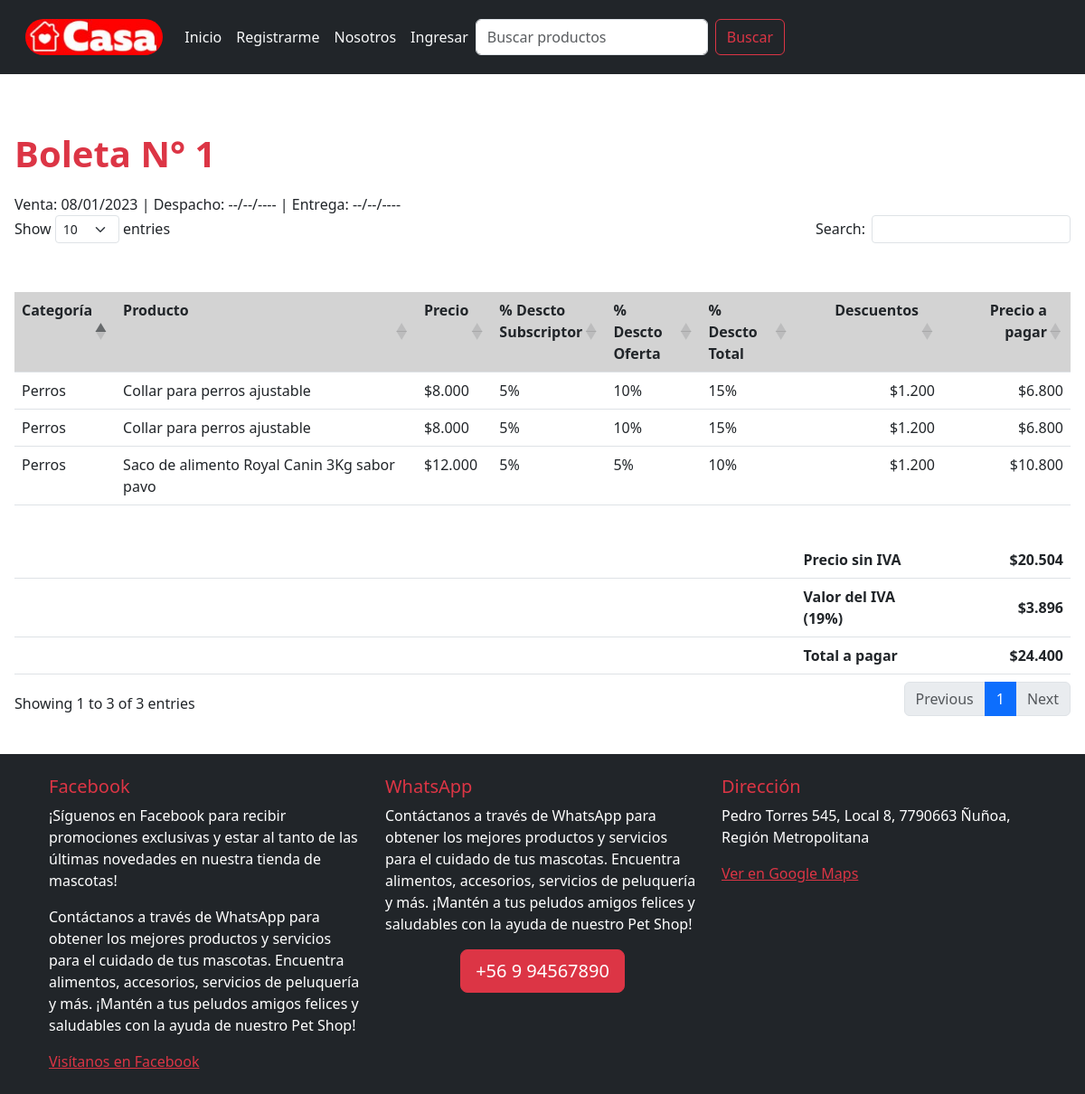
/boleta/1, run on an earlier commit of the app's database.
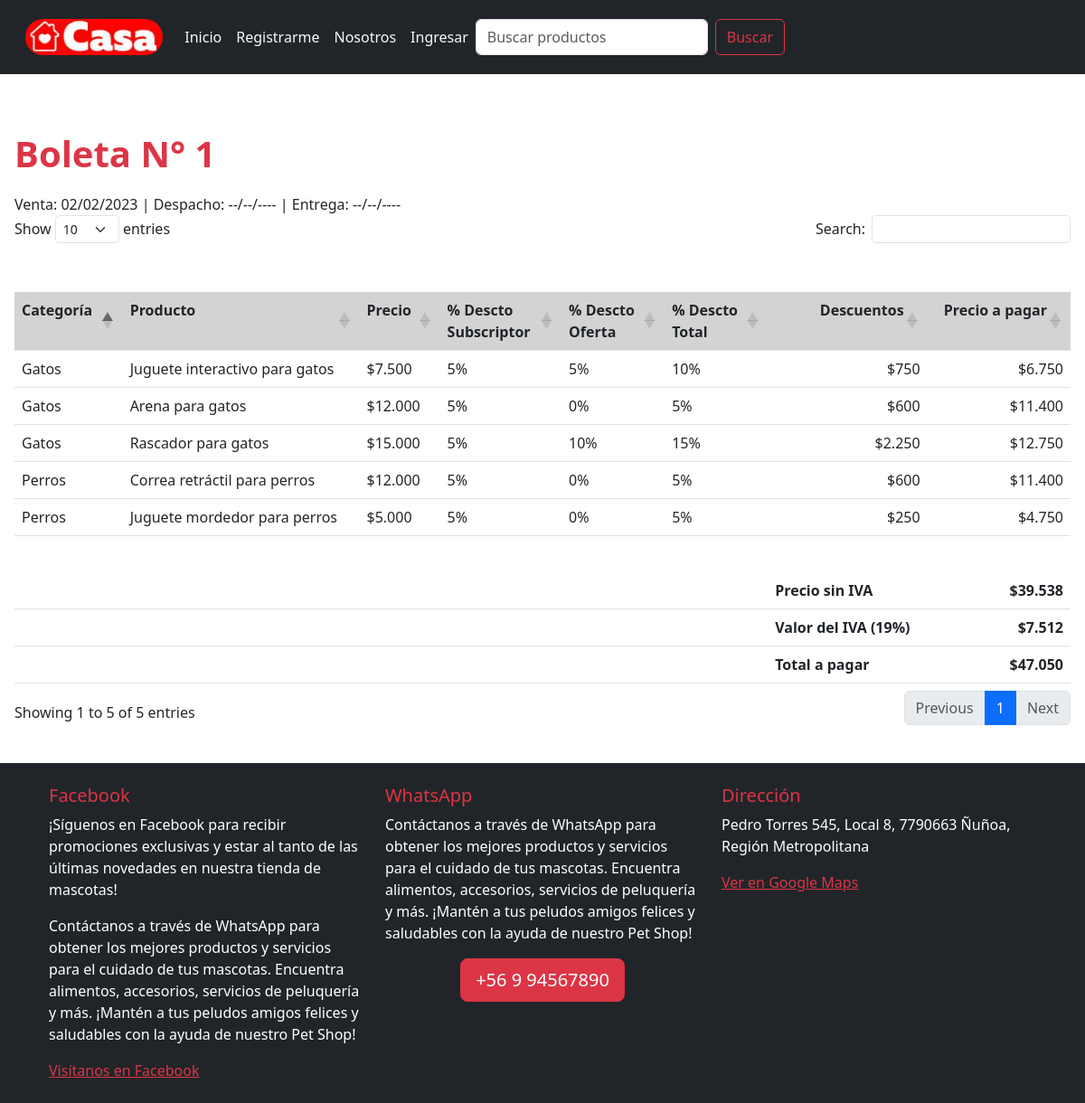
And on a later commit of the database.
### core/models.py (models this page shows, shortened)
class Boleta(models.Model):
    ESTADO_CHOICES = [
        ('Anulado', 'Anulado'),
        ('Vendido', 'Vendido'),
        ('Despachado', 'Despachado'),
        ('Entregado', 'Entregado'),
    ]
    nro_boleta = models.IntegerField(primary_key=True, blank=False, null=False, verbose_name='Nro boleta')
    cliente = models.ForeignKey(Perfil, on_delete=models.DO_NOTHING)
    monto_sin_iva = models.IntegerField(blank=False, null=False, verbose_name='Monto sin IVA')
    iva = models.IntegerField(blank=False, null=False, verbose_name='IVA')
    total_a_pagar = models.IntegerField(blank=False, null=False, verbose_name='Total a pagar')
    fecha_venta = models.DateField(blank=False, null=False, verbose_name='Fecha de venta')
    fecha_despacho = models.DateField(blank=True, null=True, verbose_name='Fecha de despacho')
    fecha_entrega = models.DateField(blank=True, null=True, verbose_name='Fecha de entrega')
    estado = models.CharField(choices=ESTADO_CHOICES, max_length=50, blank=False, null=False, verbose_name='Estado')
    class Meta:
        db_table = 'Boleta'
        verbose_name = "Boleta"
        verbose_name_plural = "Boletas"

class DetalleBoleta(models.Model):
    boleta = models.ForeignKey(Boleta, on_delete=models.DO_NOTHING)
    bodega = models.ForeignKey(Bodega, on_delete=models.DO_NOTHING)
    precio = models.IntegerField(blank=False, null=False, verbose_name='Precio')
    descuento_subscriptor = models.IntegerField(
        validators=[MinValueValidator(0), MaxValueValidator(100)],
        blank=False,
        null=False,
        verbose_name='Descto subs'
    )
    descuento_oferta = models.IntegerField(
        validators=[MinValueValidator(0), MaxValueValidator(100)],
        blank=False,
        null=False,
        verbose_name='Descto oferta'
    )
    descuento_total = models.IntegerField(
        validators=[MinValueValidator(0), MaxValueValidator(100)],
        blank=False,
        null=False,
        verbose_name='Descto total'
    )
    descuentos = models.IntegerField(blank=False, null=False, verbose_name='Descuentos')
    precio_a_pagar = models.IntegerField(blank=False, null=False, verbose_name='Precio a pagar')
    class Meta:
        db_table = 'DetalleBoleta'
        verbose_name = "Detalle de boleta"
        verbose_name_plural = "Detalles de boletas"

class Bodega(models.Model):
    producto = models.ForeignKey(Producto, on_delete=models.DO_NOTHING, verbose_name='Producto')
    class Meta:
        db_table = 'Bodega'
        verbose_name = "Bodega"
        verbose_name_plural = "Bodegas"

class Producto(models.Model):
    categoria = models.ForeignKey(Categoria, on_delete=models.DO_NOTHING, verbose_name='Categoría')
    nombre = models.CharField(max_length=100, blank=False, null=False, verbose_name='Nombre producto')
    descripcion = models.CharField(max_length=400, blank=False, null=False, verbose_name='Descripción')
    precio = models.IntegerField(blank=False, null=False, verbose_name='Precio')
    descuento_subscriptor = models.IntegerField(
        validators=[MinValueValidator(0), MaxValueValidator(100)],
        blank=False,
        null=False,
        verbose_name='% Descuento subscriptor'
    )
    descuento_oferta = models.IntegerField(
        validators=[MinValueValidator(0), MaxValueValidator(100)],
        blank=False,
        null=False,
        verbose_name='% Descuento oferta'
    )
    imagen = models.ImageField(upload_to='productos/', blank=False, null=False, verbose_name='Imagen')
    class Meta:
        db_table = 'Producto'
        verbose_name = "Producto"
        verbose_name_plural = "Productos"
        ordering = ['categoria', 'nombre']

class Categoria(models.Model):
    nombre = models.CharField(max_length=100, blank=False, null=False, verbose_name='Nombre categoría')
    class Meta:
        db_table = 'Categoria'
        verbose_name = "Categoría de producto"
        verbose_name_plural = "Categorías de productos"
        ordering = ['nombre']

### core/views.py (the view)
# urls.py: path('boleta/<nro_boleta>', boleta, name='boleta'),
def boleta(request, nro_boleta):
    boleta = Boleta.objects.get(nro_boleta=nro_boleta)
    detalle_boleta = DetalleBoleta.objects.filter(boleta=boleta)
    datos = {
        'boleta': boleta,
        'detalle_boleta': detalle_boleta
    }
    return render(request, 'core/boleta.html', datos)

### core/context_processors.py (called while the page is built, shortened)
def registrar_carrito(request):
    mostrar_carrito = False
    cantidad_productos = 0
    if request.user.is_authenticated:
        if request.user.perfil.tipo_usuario == 'Cliente':
            cantidad_productos = Carrito.objects.filter(cliente=request.user.perfil).count()
            mostrar_carrito = cantidad_productos > 0
    return {
        'mostrar_carrito': mostrar_carrito,
        'cantidad_productos': cantidad_productos,
    }

def carrito_variables(request):
    return {}

### core/templatetags/custom_filters.py (called while the page is built)
@register.filter
def formatear_dinero(value):
    value = round(value)
    value = f'${value:,}'
    value = value.replace(',', '.')
    return value

@register.filter
def formatear_porcentaje(value):
    return f'{value}%'

@register.filter
def formatear_fecha(value):
    if value == None:
        value = '--/--/----'
    else:
        value = value.strftime("%d/%m/%Y")
    return f'{value}'

### core/templates/core/boleta.html
{% extends 'core/base.html' %}
{% load static %}
{% load custom_filters %}
{% block content %}
    <h1 class="text-danger pt-5">Boleta N° {{ boleta.nro_boleta }}</h1>
    <div>
        Venta: {{ boleta.fecha_venta|formatear_fecha }} | Despacho: {{ boleta.fecha_despacho|formatear_fecha }} | Entrega: {{ boleta.fecha_entrega|formatear_fecha }}
    </div>
    <table id="tabla-principal" class="table table-hover pt-5">
        <thead>
            <tr>
                <th> Categoría </th>
                <th> Producto </th>
                <th> Precio </th>
                <th> % Descto <br> Subscriptor </th>
                <th> % Descto <br> Oferta </th>
                <th> % Descto <br> Total </th>
                <th class="text-end"> Descuentos </th>
                <th class="text-end"> Precio a pagar </th>
            </tr>
        </thead>
        <tbody>
            {% for item in detalle_boleta %}
                <tr>
                    <td> {{ item.bodega.producto.categoria.nombre }} </td>
                    <td> {{ item.bodega.producto.nombre }} </td>
                    <td> {{ item.precio|formatear_dinero }} </td>
                    <td> {{ item.descuento_subscriptor|formatear_porcentaje }} </td>
                    <td> {{ item.descuento_oferta|formatear_porcentaje }} </td>
                    <td> {{ item.descuento_total|formatear_porcentaje }} </td>
                    <td class="text-end"> {{ item.descuentos|formatear_dinero }} </td>
                    <td class="text-end"> {{ item.precio_a_pagar|formatear_dinero }} </td>
                </tr>
            {% endfor %}
        <tfoot>
            <tr>
                <td></td>
                <td></td>
                <td></td>
                <td></td>
                <td></td>
                <td></td>
                <td class="fw-bold pt-5"> Precio sin IVA </td>
                <td class="fw-bold pt-5 text-end "> {{ boleta.monto_sin_iva|formatear_dinero }} </td>
            </tr>
            <tr>
                <td></td>
                <td></td>
                <td></td>
                <td></td>
                <td></td>
                <td></td>
                <td class="fw-bold"> Valor del IVA (19%) </td>
                <td class="fw-bold text-end"> {{ boleta.iva|formatear_dinero }} </td>
            </tr>
            <tr>
                <td></td>
                <td></td>
                <td></td>
                <td></td>
                <td></td>
                <td></td>
                <td class="fw-bold"> Total a pagar </td>
                <td class="fw-bold text-end"> {{ boleta.total_a_pagar|formatear_dinero }} </td>
            </tr>
        </tfoot>
        </tbody>
    </table>
{% endblock content %}

What changed in the data, as far as the page shows it:
removed DetalleBoleta: bodega.producto.categoria.nombre "Perros", bodega.producto.nombre "Collar para perros ajustable", precio "$8.000", descuento_subscriptor "5%", descuento_oferta "10%", descuento_total "15%", descuentos "$1.200", precio_a_pagar "$6.800"
removed DetalleBoleta: bodega.producto.categoria.nombre "Perros", bodega.producto.nombre "Collar para perros ajustable", precio "$8.000", descuento_subscriptor "5%", descuento_oferta "10%", descuento_total "15%", descuentos "$1.200", precio_a_pagar "$6.800"
removed DetalleBoleta: bodega.producto.categoria.nombre "Perros", bodega.producto.nombre "Saco de alimento Royal Canin 3Kg sabor pavo", precio "$12.000", descuento_subscriptor "5%", descuento_oferta "5%", descuento_total "10%", descuentos "$1.200", precio_a_pagar "$10.800"
changed Boleta id 1: fecha_venta "08/01/2023" → "02/02/2023"; monto_sin_iva "$20.504" → "$39.538"; iva "$3.896" → "$7.512"; total_a_pagar "$24.400" → "$47.050"
added DetalleBoleta: bodega.producto.categoria.nombre "Gatos", bodega.producto.nombre "Juguete interactivo para gatos", precio "$7.500", descuento_subscriptor "5%", descuento_oferta "5%", descuento_total "10%", descuentos "$750", precio_a_pagar "$6.750"
added DetalleBoleta: bodega.producto.categoria.nombre "Perros", bodega.producto.nombre "Correa retráctil para perros", precio "$12.000", descuento_subscriptor "5%", descuento_oferta "0%", descuento_total "5%", descuentos "$600", precio_a_pagar "$11.400"
added DetalleBoleta: bodega.producto.categoria.nombre "Perros", bodega.producto.nombre "Juguete mordedor para perros", precio "$5.000", descuento_subscriptor "5%", descuento_oferta "0%", descuento_total "5%", descuentos "$250", precio_a_pagar "$4.750"
added DetalleBoleta: bodega.producto.categoria.nombre "Gatos", bodega.producto.nombre "Arena para gatos", precio "$12.000", descuento_subscriptor "5%", descuento_oferta "0%", descuento_total "5%", descuentos "$600", precio_a_pagar "$11.400"
added DetalleBoleta: bodega.producto.categoria.nombre "Gatos", bodega.producto.nombre "Rascador para gatos", precio "$15.000", descuento_subscriptor "5%", descuento_oferta "10%", descuento_total "15%", descuentos "$2.250", precio_a_pagar "$12.750"
Also different on the page:
text written by a page script: "Show entries Search: Showing 1 to 3 of 3 entries Previous 1 Next" → "Show entries Search: Showing 1 to 5 of 5 entries Previous 1 Next"
